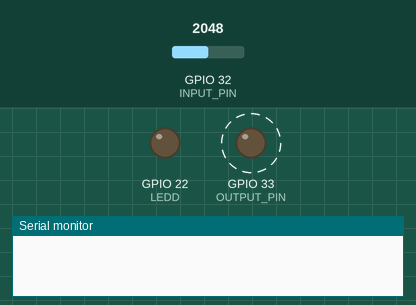
This program was run on a simulated ESP32. Parts: output pins drawn as LEDs (lit = HIGH), the last lines printed to the serial monitor. Dashed ring = blinking. Inputs (shaded band) come from the test bench; at power-on: GPIO 32 (INPUT_PIN) = 2048.

Above: at 0.1 s.
At 4.25 s:
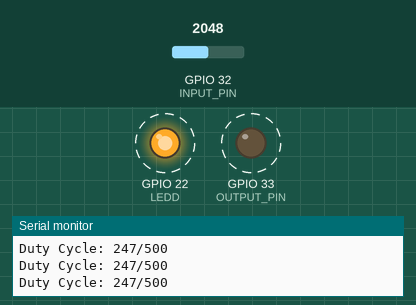
4.3 s: GPIO 32 (INPUT_PIN) set to 2866
At 4.66 s:
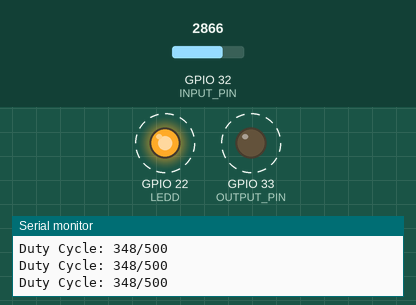
7.3 s: GPIO 32 (INPUT_PIN) set to 3603
Timing chart, 0 to 16.3 s (numbered marks = the images above; inputs shaded):
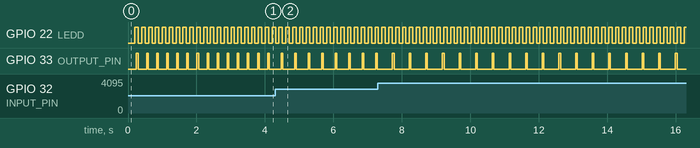

The program:

main.cpp
```cpp
#include <Arduino.h>

#define INPUT_PIN 32
#define OUTPUT_PIN 33
#define LEDD 22

int resetMillis = 0;
int dutyMillis = 0;
int printMillis = 0;
int ledState = false;

bool state = false;
void setup() {
  // put your setup code here, to run once:
  pinMode(OUTPUT_PIN, OUTPUT);
  pinMode(INPUT_PIN, INPUT);
  pinMode(LEDD, OUTPUT);

  Serial.begin(115200);
}

void loop() {
  // put your main code here, to run repeatedly:

  //fastest is ON 100%
  //slowest is 1 second on/off

  int potVal = analogRead(INPUT_PIN);
  int dutyCycle = map(potVal, 40, 4095 , 0, 500);
  dutyCycle = dutyCycle < 0 ? 0: dutyCycle;

  int timeToWait = 0;
  if(state)
  {
    timeToWait = 45;//min reliable extend time
  }
  else
  {
    timeToWait = dutyCycle; //min reliable retract time around 42?
  }

  if(millis() - dutyMillis > timeToWait)
  {
    //Serial.printf("OFF, %d\n", dutyCycle, potVal);
    dutyMillis = millis();
    state = !state;
    digitalWrite(OUTPUT_PIN, state);
  }


  //determines min extend time, doing a short pulse every 2 seconds (pulse decided by POT)
  // //solenoid is ON
  // if(millis() - resetMillis > 1000 && !state)
  // {
  //   resetMillis = millis();
  //   dutyMillis = resetMillis;

  //   Serial.printf("ON\n");

  //   state = true;
  //   digitalWrite(OUTPUT_PIN, state);
  // }

  // //turn OFF
  // if(millis() - dutyMillis > dutyCycle && state)
  // {
  //   Serial.printf("OFF, %d\n", dutyCycle, potVal);
  //   state = false;
  //   digitalWrite(OUTPUT_PIN, state);
  // }


  if(millis() - printMillis >= 100)
  {
    digitalWrite(LEDD, ledState);
    printMillis = millis();
    Serial.printf("Duty Cycle: %d/500\n", dutyCycle);
    ledState = ! ledState;
  }


}
```

Measured:
- after the input at 4.3 s, GPIO 33 (OUTPUT_PIN): alternates HIGH for 0.05 s and LOW for 0.35 s, starting after 0.17 s
- by itself, GPIO 22 (LEDD): alternates HIGH for 0.10 s and LOW for 0.10 s
- by itself, GPIO 33 (OUTPUT_PIN): alternates HIGH for 0.05 s and LOW for 0.25 s
